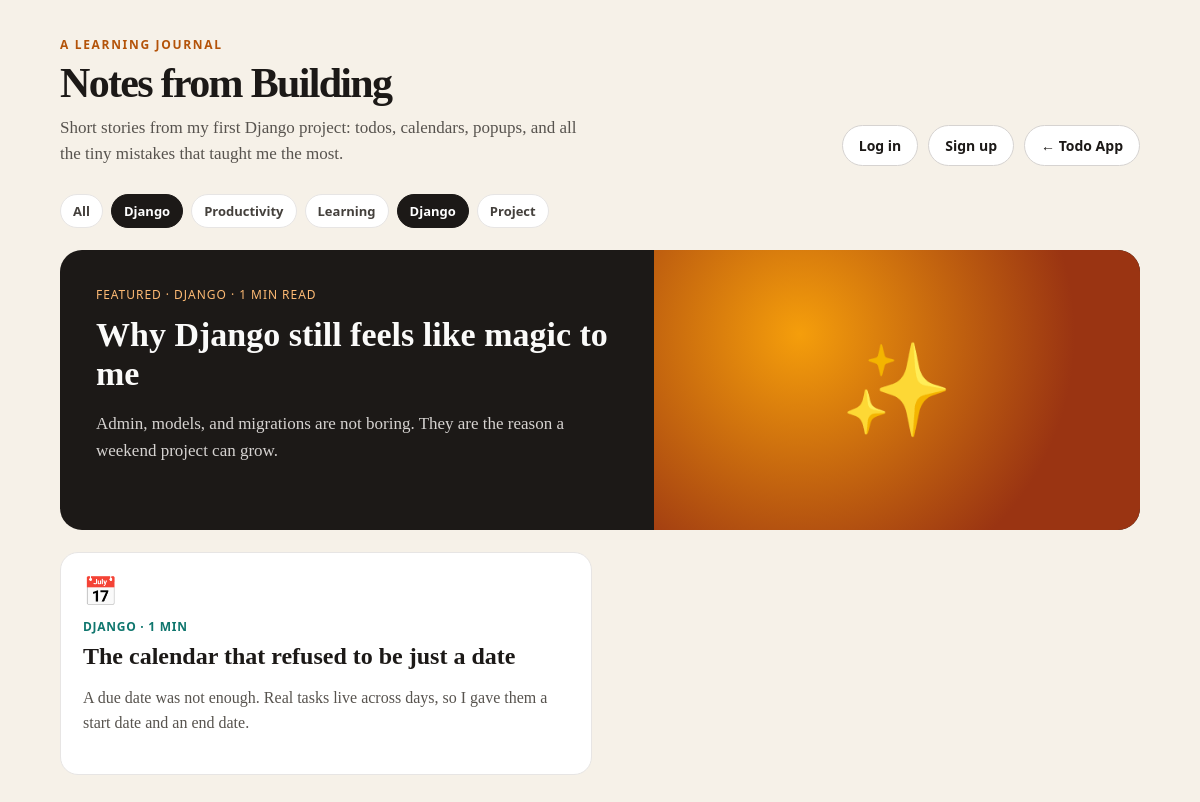
/blog/?category=django, run on the app's committed database.
### blog/models.py (models this page shows, shortened)
class Post(models.Model):
    CATEGORY_CHOICES = [
        ("django", "Django"),
        ("productivity", "Productivity"),
        ("learning", "Learning"),
        ("project", "Project Notes"),
    ]
    title = models.CharField(max_length=200)
    slug = models.SlugField(unique=True)
    excerpt = models.CharField(max_length=280)
    content = models.TextField()
    category = models.CharField(max_length=32, choices=CATEGORY_CHOICES, default="learning")
    emoji = models.CharField(max_length=8, default="📝")
    featured = models.BooleanField(default=False)
    published = models.BooleanField(default=True)
    created_at = models.DateTimeField(auto_now_add=True)
    class Meta:
        ordering = ["-created_at"]
    def reading_time(self):
        words = len(self.content.split())
        return max(1, round(words / 180))

### blog/views.py (the view)
# urls.py: path("", views.blog, name="blog"),
def blog(request):
    posts = Post.objects.filter(published=True)
    category = request.GET.get("category")
    if category:
        posts = posts.filter(category=category)
    featured = posts.filter(featured=True).first() or posts.first()
    others = posts.exclude(pk=featured.pk) if featured else posts.none()
    categories = (
        Post.objects.filter(published=True)
        .values_list("category", flat=True)
        .distinct()
    )
    return render(
        request,
        "blogs/blog.html",
        {
            "featured": featured,
            "posts": others,
            "categories": categories,
            "active_category": category or "",
        },
    )

### blog/templates/blogs/blog.html (shortened to what this page needs)
<!DOCTYPE html>
<html lang="en">
<head>
</head>
<body>
<div class="wrap">
    <div class="top">
        <div>
            <p class="kicker">A learning journal</p>
            <h1>Notes from Building</h1>
            <p class="intro">
                Short stories from my first Django project: todos, calendars,
                popups, and all the tiny mistakes that taught me the most.
            </p>
        </div>
        <div style="display:flex;gap:10px;flex-wrap:wrap;align-items:center;">
            {% if user.is_authenticated %}
                <span class="nav-link">👤 {{ user.username }}</span>
                <form method="post" action="{% url 'logout' %}" style="margin:0;">
                    {% csrf_token %}
                    <button type="submit" class="nav-link" style="cursor:pointer;font-family:inherit;">Log out</button>
                </form>
            {% else %}
                <a class="nav-link" href="{% url 'login' %}">Log in</a>
                <a class="nav-link" href="{% url 'signup' %}">Sign up</a>
            {% endif %}
            <a class="nav-link" href="{% url 'home' %}">← Todo App</a>
        </div>
    </div>
    <div class="filters">
        <a class="chip {% if not active_category %}active{% endif %}" href="{% url 'blog:blog' %}">All</a>
        {% for category in categories %}
            <a
                class="chip {% if active_category == category %}active{% endif %}"
                href="{% url 'blog:blog' %}?category={{ category }}"
            >
                {{ category|title }}
            </a>
        {% endfor %}
    </div>
    {% if featured %}
        <a class="featured" href="{% url 'blog:post_detail' featured.slug %}">
            <div class="featured-copy">
                <div class="meta">
                    Featured · {{ featured.get_category_display }} · {{ featured.reading_time }} min read
                </div>
                <h2>{{ featured.title }}</h2>
                <p>{{ featured.excerpt }}</p>
            </div>
            <div class="featured-art">{{ featured.emoji }}</div>
        </a>
    {% endif %}
    {% if posts %}
        <div class="grid">
            {% for post in posts %}
                <a class="card" href="{% url 'blog:post_detail' post.slug %}">
                    <div class="emoji">{{ post.emoji }}</div>
                    <div class="meta">{{ post.get_category_display }} · {{ post.reading_time }} min</div>
                    <h3>{{ post.title }}</h3>
                    <p>{{ post.excerpt }}</p>
                </a>
            {% endfor %}
        </div>
    {% elif not featured %}
        <div class="empty">No posts yet. Add one from the Django admin.</div>
    {% endif %}
</div>
</body>
</html>

### blog/templates/blogs/blog.html (style rules this page uses)
* { box-sizing: border-box; }
body { margin: 0; min-height: 100vh; font-family: Georgia, "Times New Roman", serif; background: #f6f1e8; color: #1c1917; }
.wrap { width: 94%; max-width: 1080px; margin: 36px auto 70px; }
.top { display: flex; justify-content: space-between; align-items: flex-end; gap: 16px; margin-bottom: 28px; }
.kicker { margin: 0 0 6px; font-family: "Segoe UI", sans-serif; font-size: 12px; font-weight: 800; letter-spacing: 0.14em; text-transform: uppercase; color: #b45309; }
h1 { margin: 0; font-size: 42px; letter-spacing: -0.04em; }
.intro { margin: 8px 0 0; max-width: 520px; color: #57534e; font-size: 17px; line-height: 1.5; }
.nav-link { font-family: "Segoe UI", sans-serif; text-decoration: none; color: #1c1917; border: 1px solid #d6d3d1; background: #fff; border-radius: 999px; padding: 10px 16px; font-weight: 700; font-size: 14px; }
.filters { display: flex; flex-wrap: wrap; gap: 8px; margin-bottom: 22px; font-family: "Segoe UI", sans-serif; }
.chip { text-decoration: none; color: #44403c; background: #fff; border: 1px solid #e7e5e4; border-radius: 999px; padding: 7px 12px; font-size: 13px; font-weight: 700; }
.chip.active { background: #1c1917; color: #fff; border-color: #1c1917; }
.featured { display: grid; grid-template-columns: 1.1fr 0.9fr; background: #1c1917; color: #fafaf9; border-radius: 22px; overflow: hidden; min-height: 280px; text-decoration: none; margin-bottom: 22px; }
.featured-copy { padding: 36px; }
.featured-copy .meta { font-family: "Segoe UI", sans-serif; font-size: 12px; letter-spacing: 0.08em; text-transform: uppercase; color: #fdba74; margin-bottom: 12px; }
.featured-copy h2 { margin: 0; font-size: 34px; line-height: 1.15; }
.featured-copy p { color: #d6d3d1; font-size: 17px; line-height: 1.6; }
.featured-art { display: flex; align-items: center; justify-content: center; font-size: 90px; background: radial-gradient(circle at 30% 30%, #f59e0b, #9a3412 70%); }
.grid { display: grid; grid-template-columns: repeat(2, 1fr); gap: 16px; }
.card { background: #fff; border: 1px solid #e7e5e4; border-radius: 18px; padding: 22px; text-decoration: none; color: inherit; display: block; transition: transform 0.15s ease, box-shadow 0.15s ease; }
.card .emoji { font-size: 28px; }
.card .meta { font-family: "Segoe UI", sans-serif; font-size: 12px; font-weight: 800; color: #0f766e; text-transform: uppercase; letter-spacing: 0.06em; margin: 10px 0 8px; }
.card h3 { margin: 0; font-size: 24px; }
.card p { color: #57534e; line-height: 1.55; }

### data on the page
Post: category "DJANGO", reading_time "1", title "Why Django still feels like magic to me", excerpt "Admin, models, and migrations are not boring. They are the reason a weekend project can grow.", emoji "✨"
Post: emoji "📅", category "DJANGO", reading_time "1", title "The calendar that refused to be just a date", excerpt "A due date was not enough. Real tasks live across days, so I gave them a start date and an end date."

### other printed values
{{ category|title }} "Django" "Productivity" "Learning" "Django" "Project"
